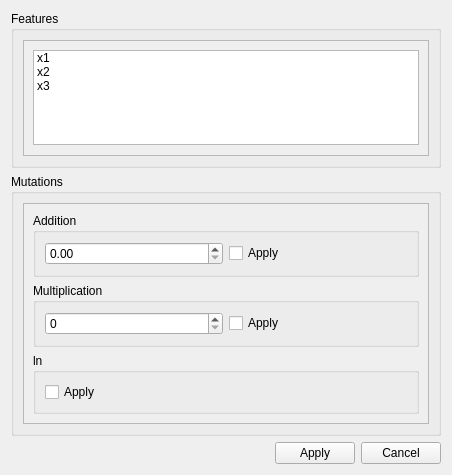
<?xml version="1.0" encoding="UTF-8"?>
<ui version="4.0">
 <class>MutationWidget</class>
 <widget class="QWidget" name="MutationWidget">
  <property name="geometry">
   <rect>
    <x>0</x>
    <y>0</y>
    <width>452</width>
    <height>475</height>
   </rect>
  </property>
  <property name="sizePolicy">
   <sizepolicy hsizetype="Preferred" vsizetype="Expanding">
    <horstretch>0</horstretch>
    <verstretch>0</verstretch>
   </sizepolicy>
  </property>
  <property name="maximumSize">
   <size>
    <width>16777215</width>
    <height>16777215</height>
   </size>
  </property>
  <property name="windowTitle">
   <string>Form</string>
  </property>
  <layout class="QGridLayout" name="gridLayout">
   <item row="1" column="0" colspan="3">
    <widget class="QGroupBox" name="mutationsGroupBox">
     <property name="sizePolicy">
      <sizepolicy hsizetype="Preferred" vsizetype="Maximum">
       <horstretch>0</horstretch>
       <verstretch>0</verstretch>
      </sizepolicy>
     </property>
     <property name="minimumSize">
      <size>
       <width>0</width>
       <height>262</height>
      </size>
     </property>
     <property name="maximumSize">
      <size>
       <width>16777215</width>
       <height>262</height>
      </size>
     </property>
     <property name="title">
      <string>Mutations</string>
     </property>
     <layout class="QGridLayout" name="gridLayout_3">
      <item row="0" column="0">
       <widget class="QScrollArea" name="mutationsScrollArea">
        <property name="widgetResizable">
         <bool>true</bool>
        </property>
        <widget class="QWidget" name="scrollAreaWidgetContents_2">
         <property name="geometry">
          <rect>
           <x>0</x>
           <y>0</y>
           <width>408</width>
           <height>220</height>
          </rect>
         </property>
         <layout class="QGridLayout" name="gridLayout_4">
          <item row="1" column="0">
           <widget class="QGroupBox" name="multiplicationGroupBox">
            <property name="sizePolicy">
             <sizepolicy hsizetype="Preferred" vsizetype="Maximum">
              <horstretch>0</horstretch>
              <verstretch>0</verstretch>
             </sizepolicy>
            </property>
            <property name="title">
             <string>Multiplication</string>
            </property>
            <layout class="QHBoxLayout" name="horizontalLayout_2">
             <item>
              <widget class="QSpinBox" name="multiplicationSpinBox"/>
             </item>
             <item>
              <widget class="QCheckBox" name="multiplicationCheckBox">
               <property name="text">
                <string>Apply</string>
               </property>
              </widget>
             </item>
            </layout>
           </widget>
          </item>
          <item row="0" column="0">
           <widget class="QGroupBox" name="additionGroupBox">
            <property name="sizePolicy">
             <sizepolicy hsizetype="Preferred" vsizetype="Maximum">
              <horstretch>0</horstretch>
              <verstretch>0</verstretch>
             </sizepolicy>
            </property>
            <property name="title">
             <string>Addition</string>
            </property>
            <layout class="QHBoxLayout" name="horizontalLayout">
             <item>
              <widget class="QDoubleSpinBox" name="additionSpinBox"/>
             </item>
             <item>
              <widget class="QCheckBox" name="additioncCheckBox">
               <property name="text">
                <string>Apply</string>
               </property>
              </widget>
             </item>
            </layout>
           </widget>
          </item>
          <item row="2" column="0">
           <widget class="QGroupBox" name="lnGroupBox">
            <property name="sizePolicy">
             <sizepolicy hsizetype="Preferred" vsizetype="Maximum">
              <horstretch>0</horstretch>
              <verstretch>0</verstretch>
             </sizepolicy>
            </property>
            <property name="title">
             <string>ln</string>
            </property>
            <layout class="QHBoxLayout" name="horizontalLayout_3">
             <item>
              <widget class="QCheckBox" name="lnCheckBox">
               <property name="text">
                <string>Apply</string>
               </property>
              </widget>
             </item>
            </layout>
           </widget>
          </item>
         </layout>
        </widget>
       </widget>
      </item>
     </layout>
    </widget>
   </item>
   <item row="0" column="0" colspan="3">
    <widget class="QGroupBox" name="featuresGroupBox">
     <property name="sizePolicy">
      <sizepolicy hsizetype="Preferred" vsizetype="Minimum">
       <horstretch>0</horstretch>
       <verstretch>0</verstretch>
      </sizepolicy>
     </property>
     <property name="minimumSize">
      <size>
       <width>0</width>
       <height>157</height>
      </size>
     </property>
     <property name="title">
      <string>Features</string>
     </property>
     <layout class="QVBoxLayout" name="verticalLayout">
      <item>
       <widget class="QScrollArea" name="featuresScrollArea">
        <property name="widgetResizable">
         <bool>true</bool>
        </property>
        <widget class="QWidget" name="scrollAreaWidgetContents">
         <property name="geometry">
          <rect>
           <x>0</x>
           <y>0</y>
           <width>408</width>
           <height>115</height>
          </rect>
         </property>
         <layout class="QGridLayout" name="gridLayout_2">
          <item row="0" column="0">
           <widget class="QListWidget" name="featuresListWidget">
            <property name="sizePolicy">
             <sizepolicy hsizetype="Expanding" vsizetype="MinimumExpanding">
              <horstretch>0</horstretch>
              <verstretch>0</verstretch>
             </sizepolicy>
            </property>
            <property name="maximumSize">
             <size>
              <width>16777215</width>
              <height>95</height>
             </size>
            </property>
            <item>
             <property name="text">
              <string>x1</string>
             </property>
             <property name="checkState">
              <enum>Unchecked</enum>
             </property>
             <property name="flags">
              <set>ItemIsUserCheckable|ItemIsEnabled</set>
             </property>
            </item>
            <item>
             <property name="text">
              <string>x2</string>
             </property>
             <property name="checkState">
              <enum>Unchecked</enum>
             </property>
            </item>
            <item>
             <property name="text">
              <string>x3</string>
             </property>
             <property name="checkState">
              <enum>Unchecked</enum>
             </property>
            </item>
           </widget>
          </item>
         </layout>
        </widget>
       </widget>
      </item>
     </layout>
    </widget>
   </item>
   <item row="2" column="2">
    <widget class="QPushButton" name="cancelButton">
     <property name="text">
      <string>Cancel</string>
     </property>
    </widget>
   </item>
   <item row="2" column="1">
    <widget class="QPushButton" name="applyButton">
     <property name="text">
      <string>Apply</string>
     </property>
    </widget>
   </item>
   <item row="2" column="0">
    <spacer name="horizontalSpacer_4">
     <property name="orientation">
      <enum>Qt::Orientation::Horizontal</enum>
     </property>
     <property name="sizeHint" stdset="0">
      <size>
       <width>40</width>
       <height>20</height>
      </size>
     </property>
    </spacer>
   </item>
  </layout>
 </widget>
 <resources/>
 <connections/>
</ui>
